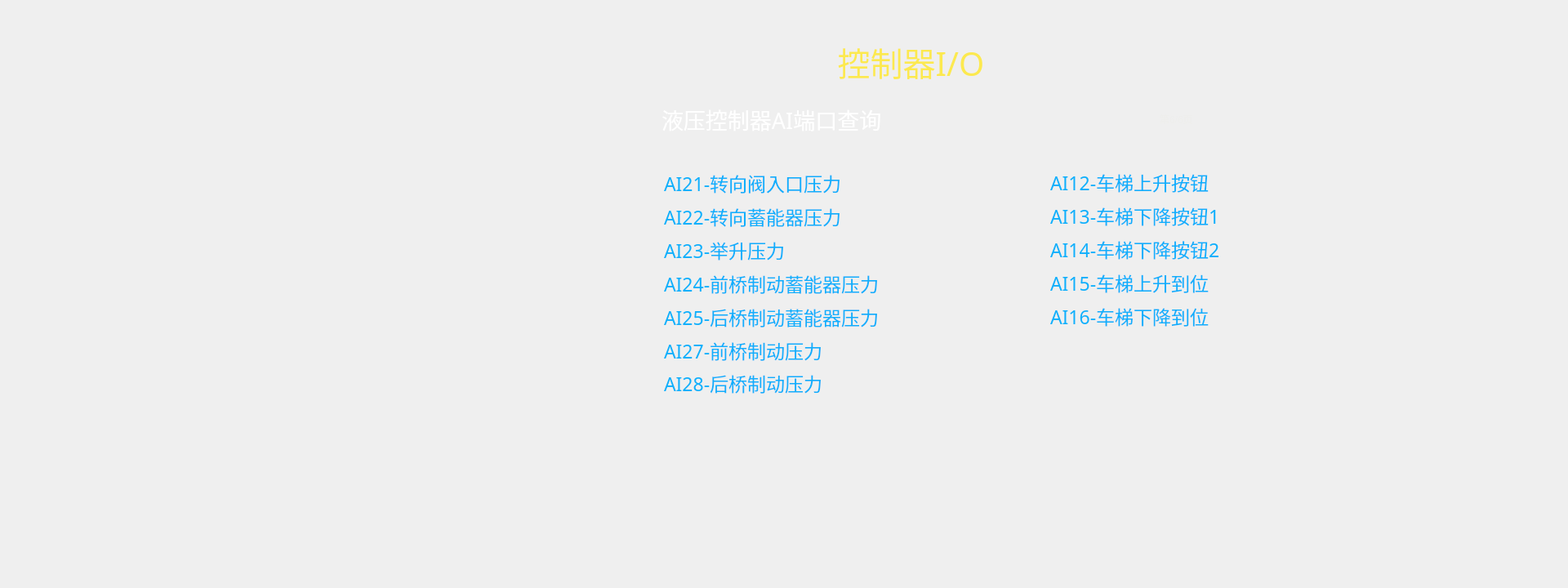
<?xml version="1.0" encoding="UTF-8"?>
<ui version="4.0">
 <class>FORM_ControlPort6</class>
 <widget class="QWidget" name="FORM_ControlPort6">
  <property name="geometry">
   <rect>
    <x>0</x>
    <y>0</y>
    <width>1920</width>
    <height>720</height>
   </rect>
  </property>
  <property name="windowTitle">
   <string>Form</string>
  </property>
  <property name="styleSheet">
   <string notr="true">/*background-image: url(:/pic_de260/bg_01.png);*/
QLabel{
color: rgb(15, 175, 252);
font: 17pt &quot;WenQuanYi Zen Hei&quot;;
}</string>
  </property>
  <widget class="QLabel" name="pageinfo">
   <property name="geometry">
    <rect>
     <x>1420</x>
     <y>130</y>
     <width>121</width>
     <height>31</height>
    </rect>
   </property>
   <property name="styleSheet">
    <string notr="true">color: rgb(238, 238, 236);
font: 20pt &quot;WenQuanYi Zen Hei&quot;;</string>
   </property>
   <property name="text">
    <string>第6/6页</string>
   </property>
  </widget>
  <widget class="QLabel" name="portinfo">
   <property name="geometry">
    <rect>
     <x>810</x>
     <y>130</y>
     <width>371</width>
     <height>31</height>
    </rect>
   </property>
   <property name="font">
    <font>
     <family>WenQuanYi Zen Hei</family>
     <pointsize>20</pointsize>
     <weight>50</weight>
     <italic>false</italic>
     <bold>false</bold>
    </font>
   </property>
   <property name="styleSheet">
    <string notr="true">font: 20pt &quot;WenQuanYi Zen Hei&quot;;
color: rgb(255, 255, 255);
</string>
   </property>
   <property name="text">
    <string>液压控制器AI端口查询</string>
   </property>
   <property name="alignment">
    <set>Qt::AlignLeading|Qt::AlignLeft|Qt::AlignVCenter</set>
   </property>
  </widget>
  <widget class="QLabel" name="label">
   <property name="geometry">
    <rect>
     <x>930</x>
     <y>50</y>
     <width>371</width>
     <height>51</height>
    </rect>
   </property>
   <property name="font">
    <font>
     <family>TakaoPGothic</family>
     <pointsize>30</pointsize>
     <weight>50</weight>
     <italic>false</italic>
     <bold>false</bold>
    </font>
   </property>
   <property name="styleSheet">
    <string notr="true">color: rgb(252, 233, 79);
font: 30pt &quot;TakaoPGothic&quot;;</string>
   </property>
   <property name="text">
    <string>控制器I/O</string>
   </property>
   <property name="alignment">
    <set>Qt::AlignCenter</set>
   </property>
  </widget>
  <widget class="QLabel" name="label_2">
   <property name="geometry">
    <rect>
     <x>1290</x>
     <y>50</y>
     <width>81</width>
     <height>51</height>
    </rect>
   </property>
   <property name="font">
    <font>
     <family>WenQuanYi Zen Hei</family>
     <pointsize>17</pointsize>
     <weight>50</weight>
     <italic>false</italic>
     <bold>false</bold>
    </font>
   </property>
   <property name="styleSheet">
    <string notr="true"/>
   </property>
   <property name="text">
    <string/>
   </property>
   <property name="pixmap">
    <pixmap resource="resources.qrc">:/ico_260/915.png</pixmap>
   </property>
   <property name="scaledContents">
    <bool>false</bool>
   </property>
   <property name="alignment">
    <set>Qt::AlignCenter</set>
   </property>
  </widget>
  <widget class="QLabel" name="text10_2">
   <property name="geometry">
    <rect>
     <x>1286</x>
     <y>288</y>
     <width>270</width>
     <height>35</height>
    </rect>
   </property>
   <property name="minimumSize">
    <size>
     <width>270</width>
     <height>35</height>
    </size>
   </property>
   <property name="font">
    <font>
     <family>WenQuanYi Zen Hei</family>
     <pointsize>17</pointsize>
     <weight>50</weight>
     <italic>false</italic>
     <bold>false</bold>
    </font>
   </property>
   <property name="styleSheet">
    <string notr="true"/>
   </property>
   <property name="text">
    <string>&lt;html&gt;&lt;head/&gt;&lt;body&gt;&lt;p&gt;AI14-车梯下降按钮2&lt;/p&gt;&lt;/body&gt;&lt;/html&gt;</string>
   </property>
   <property name="alignment">
    <set>Qt::AlignLeading|Qt::AlignLeft|Qt::AlignVCenter</set>
   </property>
  </widget>
  <widget class="QLabel" name="text10_4">
   <property name="geometry">
    <rect>
     <x>1286</x>
     <y>370</y>
     <width>270</width>
     <height>35</height>
    </rect>
   </property>
   <property name="minimumSize">
    <size>
     <width>270</width>
     <height>35</height>
    </size>
   </property>
   <property name="font">
    <font>
     <family>WenQuanYi Zen Hei</family>
     <pointsize>17</pointsize>
     <weight>50</weight>
     <italic>false</italic>
     <bold>false</bold>
    </font>
   </property>
   <property name="styleSheet">
    <string notr="true"/>
   </property>
   <property name="text">
    <string>&lt;html&gt;&lt;head/&gt;&lt;body&gt;&lt;p&gt;AI16-车梯下降到位&lt;/p&gt;&lt;/body&gt;&lt;/html&gt;</string>
   </property>
   <property name="alignment">
    <set>Qt::AlignLeading|Qt::AlignLeft|Qt::AlignVCenter</set>
   </property>
  </widget>
  <widget class="QLabel" name="light_20">
   <property name="geometry">
    <rect>
     <x>1562</x>
     <y>329</y>
     <width>30</width>
     <height>35</height>
    </rect>
   </property>
   <property name="minimumSize">
    <size>
     <width>0</width>
     <height>35</height>
    </size>
   </property>
   <property name="text">
    <string/>
   </property>
   <property name="pixmap">
    <pixmap resource="resources.qrc">:/pic_de260/ico_25.png</pixmap>
   </property>
   <property name="alignment">
    <set>Qt::AlignLeading|Qt::AlignLeft|Qt::AlignVCenter</set>
   </property>
  </widget>
  <widget class="QLabel" name="text10_3">
   <property name="geometry">
    <rect>
     <x>1286</x>
     <y>329</y>
     <width>270</width>
     <height>35</height>
    </rect>
   </property>
   <property name="minimumSize">
    <size>
     <width>270</width>
     <height>35</height>
    </size>
   </property>
   <property name="font">
    <font>
     <family>WenQuanYi Zen Hei</family>
     <pointsize>17</pointsize>
     <weight>50</weight>
     <italic>false</italic>
     <bold>false</bold>
    </font>
   </property>
   <property name="styleSheet">
    <string notr="true"/>
   </property>
   <property name="text">
    <string>&lt;html&gt;&lt;head/&gt;&lt;body&gt;&lt;p&gt;AI15-车梯上升到位&lt;/p&gt;&lt;/body&gt;&lt;/html&gt;</string>
   </property>
   <property name="alignment">
    <set>Qt::AlignLeading|Qt::AlignLeft|Qt::AlignVCenter</set>
   </property>
  </widget>
  <widget class="QLabel" name="text10">
   <property name="geometry">
    <rect>
     <x>1286</x>
     <y>247</y>
     <width>270</width>
     <height>35</height>
    </rect>
   </property>
   <property name="minimumSize">
    <size>
     <width>270</width>
     <height>35</height>
    </size>
   </property>
   <property name="font">
    <font>
     <family>WenQuanYi Zen Hei</family>
     <pointsize>17</pointsize>
     <weight>50</weight>
     <italic>false</italic>
     <bold>false</bold>
    </font>
   </property>
   <property name="styleSheet">
    <string notr="true"/>
   </property>
   <property name="text">
    <string>&lt;html&gt;&lt;head/&gt;&lt;body&gt;&lt;p&gt;AI13-车梯下降按钮1&lt;/p&gt;&lt;/body&gt;&lt;/html&gt;</string>
   </property>
   <property name="alignment">
    <set>Qt::AlignLeading|Qt::AlignLeft|Qt::AlignVCenter</set>
   </property>
  </widget>
  <widget class="QLabel" name="light_21">
   <property name="geometry">
    <rect>
     <x>1562</x>
     <y>370</y>
     <width>30</width>
     <height>35</height>
    </rect>
   </property>
   <property name="minimumSize">
    <size>
     <width>0</width>
     <height>35</height>
    </size>
   </property>
   <property name="text">
    <string/>
   </property>
   <property name="pixmap">
    <pixmap resource="resources.qrc">:/pic_de260/ico_25.png</pixmap>
   </property>
   <property name="alignment">
    <set>Qt::AlignLeading|Qt::AlignLeft|Qt::AlignVCenter</set>
   </property>
  </widget>
  <widget class="QLabel" name="light_19">
   <property name="geometry">
    <rect>
     <x>1562</x>
     <y>288</y>
     <width>30</width>
     <height>35</height>
    </rect>
   </property>
   <property name="minimumSize">
    <size>
     <width>0</width>
     <height>35</height>
    </size>
   </property>
   <property name="text">
    <string/>
   </property>
   <property name="pixmap">
    <pixmap resource="resources.qrc">:/pic_de260/ico_25.png</pixmap>
   </property>
   <property name="alignment">
    <set>Qt::AlignLeading|Qt::AlignLeft|Qt::AlignVCenter</set>
   </property>
  </widget>
  <widget class="QLabel" name="light_10">
   <property name="geometry">
    <rect>
     <x>1562</x>
     <y>247</y>
     <width>30</width>
     <height>35</height>
    </rect>
   </property>
   <property name="minimumSize">
    <size>
     <width>0</width>
     <height>35</height>
    </size>
   </property>
   <property name="text">
    <string/>
   </property>
   <property name="pixmap">
    <pixmap resource="resources.qrc">:/pic_de260/ico_25.png</pixmap>
   </property>
   <property name="alignment">
    <set>Qt::AlignLeading|Qt::AlignLeft|Qt::AlignVCenter</set>
   </property>
  </widget>
  <widget class="QLabel" name="text9_2">
   <property name="geometry">
    <rect>
     <x>1286</x>
     <y>206</y>
     <width>270</width>
     <height>35</height>
    </rect>
   </property>
   <property name="minimumSize">
    <size>
     <width>270</width>
     <height>35</height>
    </size>
   </property>
   <property name="font">
    <font>
     <family>WenQuanYi Zen Hei</family>
     <pointsize>17</pointsize>
     <weight>50</weight>
     <italic>false</italic>
     <bold>false</bold>
    </font>
   </property>
   <property name="styleSheet">
    <string notr="true"/>
   </property>
   <property name="text">
    <string>&lt;html&gt;&lt;head/&gt;&lt;body&gt;&lt;p&gt;AI12-车梯上升按钮&lt;/p&gt;&lt;/body&gt;&lt;/html&gt;</string>
   </property>
   <property name="alignment">
    <set>Qt::AlignLeading|Qt::AlignLeft|Qt::AlignVCenter</set>
   </property>
  </widget>
  <widget class="QLabel" name="light_18">
   <property name="geometry">
    <rect>
     <x>1562</x>
     <y>206</y>
     <width>30</width>
     <height>35</height>
    </rect>
   </property>
   <property name="minimumSize">
    <size>
     <width>0</width>
     <height>35</height>
    </size>
   </property>
   <property name="text">
    <string/>
   </property>
   <property name="pixmap">
    <pixmap resource="resources.qrc">:/pic_de260/ico_25.png</pixmap>
   </property>
   <property name="alignment">
    <set>Qt::AlignLeading|Qt::AlignLeft|Qt::AlignVCenter</set>
   </property>
  </widget>
  <widget class="QLabel" name="text2">
   <property name="geometry">
    <rect>
     <x>813</x>
     <y>247</y>
     <width>340</width>
     <height>35</height>
    </rect>
   </property>
   <property name="minimumSize">
    <size>
     <width>340</width>
     <height>35</height>
    </size>
   </property>
   <property name="font">
    <font>
     <family>WenQuanYi Zen Hei</family>
     <pointsize>17</pointsize>
     <weight>50</weight>
     <italic>false</italic>
     <bold>false</bold>
    </font>
   </property>
   <property name="styleSheet">
    <string notr="true"/>
   </property>
   <property name="text">
    <string>AI22-转向蓄能器压力</string>
   </property>
   <property name="alignment">
    <set>Qt::AlignLeading|Qt::AlignLeft|Qt::AlignVCenter</set>
   </property>
  </widget>
  <widget class="QLabel" name="text1">
   <property name="geometry">
    <rect>
     <x>813</x>
     <y>206</y>
     <width>340</width>
     <height>35</height>
    </rect>
   </property>
   <property name="minimumSize">
    <size>
     <width>340</width>
     <height>35</height>
    </size>
   </property>
   <property name="font">
    <font>
     <family>WenQuanYi Zen Hei</family>
     <pointsize>17</pointsize>
     <weight>50</weight>
     <italic>false</italic>
     <bold>false</bold>
    </font>
   </property>
   <property name="styleSheet">
    <string notr="true">
/*font: 15pt &quot;Ubuntu&quot;;*/</string>
   </property>
   <property name="text">
    <string>AI21-转向阀入口压力</string>
   </property>
   <property name="alignment">
    <set>Qt::AlignLeading|Qt::AlignLeft|Qt::AlignVCenter</set>
   </property>
  </widget>
  <widget class="QLabel" name="text3">
   <property name="geometry">
    <rect>
     <x>813</x>
     <y>288</y>
     <width>340</width>
     <height>35</height>
    </rect>
   </property>
   <property name="minimumSize">
    <size>
     <width>340</width>
     <height>35</height>
    </size>
   </property>
   <property name="font">
    <font>
     <family>WenQuanYi Zen Hei</family>
     <pointsize>17</pointsize>
     <weight>50</weight>
     <italic>false</italic>
     <bold>false</bold>
    </font>
   </property>
   <property name="styleSheet">
    <string notr="true"/>
   </property>
   <property name="text">
    <string>AI23-举升压力</string>
   </property>
   <property name="alignment">
    <set>Qt::AlignLeading|Qt::AlignLeft|Qt::AlignVCenter</set>
   </property>
  </widget>
  <widget class="QLabel" name="value_5">
   <property name="geometry">
    <rect>
     <x>1159</x>
     <y>370</y>
     <width>100</width>
     <height>35</height>
    </rect>
   </property>
   <property name="minimumSize">
    <size>
     <width>100</width>
     <height>35</height>
    </size>
   </property>
   <property name="styleSheet">
    <string notr="true">color: rgb(115, 210, 22);</string>
   </property>
   <property name="text">
    <string/>
   </property>
   <property name="alignment">
    <set>Qt::AlignCenter</set>
   </property>
  </widget>
  <widget class="QLabel" name="value_3">
   <property name="geometry">
    <rect>
     <x>1159</x>
     <y>288</y>
     <width>100</width>
     <height>35</height>
    </rect>
   </property>
   <property name="minimumSize">
    <size>
     <width>100</width>
     <height>35</height>
    </size>
   </property>
   <property name="styleSheet">
    <string notr="true">color: rgb(115, 210, 22);</string>
   </property>
   <property name="text">
    <string/>
   </property>
   <property name="alignment">
    <set>Qt::AlignCenter</set>
   </property>
  </widget>
  <widget class="QLabel" name="text7">
   <property name="geometry">
    <rect>
     <x>813</x>
     <y>452</y>
     <width>340</width>
     <height>35</height>
    </rect>
   </property>
   <property name="minimumSize">
    <size>
     <width>340</width>
     <height>35</height>
    </size>
   </property>
   <property name="font">
    <font>
     <family>WenQuanYi Zen Hei</family>
     <pointsize>17</pointsize>
     <weight>50</weight>
     <italic>false</italic>
     <bold>false</bold>
    </font>
   </property>
   <property name="styleSheet">
    <string notr="true"/>
   </property>
   <property name="text">
    <string>&lt;html&gt;&lt;head/&gt;&lt;body&gt;&lt;p&gt;AI28-后桥制动压力&lt;/p&gt;&lt;/body&gt;&lt;/html&gt;</string>
   </property>
   <property name="alignment">
    <set>Qt::AlignLeading|Qt::AlignLeft|Qt::AlignVCenter</set>
   </property>
  </widget>
  <widget class="QLabel" name="value_7">
   <property name="geometry">
    <rect>
     <x>1159</x>
     <y>452</y>
     <width>100</width>
     <height>35</height>
    </rect>
   </property>
   <property name="minimumSize">
    <size>
     <width>100</width>
     <height>35</height>
    </size>
   </property>
   <property name="styleSheet">
    <string notr="true">color: rgb(115, 210, 22);</string>
   </property>
   <property name="text">
    <string/>
   </property>
   <property name="alignment">
    <set>Qt::AlignCenter</set>
   </property>
  </widget>
  <widget class="QLabel" name="value_1">
   <property name="geometry">
    <rect>
     <x>1159</x>
     <y>206</y>
     <width>100</width>
     <height>35</height>
    </rect>
   </property>
   <property name="minimumSize">
    <size>
     <width>100</width>
     <height>35</height>
    </size>
   </property>
   <property name="styleSheet">
    <string notr="true">color: rgb(115, 210, 22);</string>
   </property>
   <property name="text">
    <string/>
   </property>
   <property name="alignment">
    <set>Qt::AlignCenter</set>
   </property>
  </widget>
  <widget class="QLabel" name="value_2">
   <property name="geometry">
    <rect>
     <x>1159</x>
     <y>247</y>
     <width>100</width>
     <height>35</height>
    </rect>
   </property>
   <property name="minimumSize">
    <size>
     <width>100</width>
     <height>35</height>
    </size>
   </property>
   <property name="styleSheet">
    <string notr="true">color: rgb(115, 210, 22);</string>
   </property>
   <property name="text">
    <string/>
   </property>
   <property name="alignment">
    <set>Qt::AlignCenter</set>
   </property>
  </widget>
  <widget class="QLabel" name="text6">
   <property name="geometry">
    <rect>
     <x>813</x>
     <y>411</y>
     <width>340</width>
     <height>35</height>
    </rect>
   </property>
   <property name="minimumSize">
    <size>
     <width>340</width>
     <height>35</height>
    </size>
   </property>
   <property name="font">
    <font>
     <family>WenQuanYi Zen Hei</family>
     <pointsize>17</pointsize>
     <weight>50</weight>
     <italic>false</italic>
     <bold>false</bold>
    </font>
   </property>
   <property name="styleSheet">
    <string notr="true"/>
   </property>
   <property name="text">
    <string>AI27-前桥制动压力</string>
   </property>
   <property name="alignment">
    <set>Qt::AlignLeading|Qt::AlignLeft|Qt::AlignVCenter</set>
   </property>
  </widget>
  <widget class="QLabel" name="text5">
   <property name="geometry">
    <rect>
     <x>813</x>
     <y>370</y>
     <width>340</width>
     <height>35</height>
    </rect>
   </property>
   <property name="minimumSize">
    <size>
     <width>340</width>
     <height>35</height>
    </size>
   </property>
   <property name="font">
    <font>
     <family>WenQuanYi Zen Hei</family>
     <pointsize>17</pointsize>
     <weight>50</weight>
     <italic>false</italic>
     <bold>false</bold>
    </font>
   </property>
   <property name="styleSheet">
    <string notr="true"/>
   </property>
   <property name="text">
    <string>AI25-后桥制动蓄能器压力</string>
   </property>
   <property name="alignment">
    <set>Qt::AlignLeading|Qt::AlignLeft|Qt::AlignVCenter</set>
   </property>
  </widget>
  <widget class="QLabel" name="text4">
   <property name="geometry">
    <rect>
     <x>813</x>
     <y>329</y>
     <width>340</width>
     <height>35</height>
    </rect>
   </property>
   <property name="minimumSize">
    <size>
     <width>340</width>
     <height>35</height>
    </size>
   </property>
   <property name="font">
    <font>
     <family>WenQuanYi Zen Hei</family>
     <pointsize>17</pointsize>
     <weight>50</weight>
     <italic>false</italic>
     <bold>false</bold>
    </font>
   </property>
   <property name="styleSheet">
    <string notr="true"/>
   </property>
   <property name="text">
    <string>AI24-前桥制动蓄能器压力</string>
   </property>
   <property name="alignment">
    <set>Qt::AlignLeading|Qt::AlignLeft|Qt::AlignVCenter</set>
   </property>
  </widget>
  <widget class="QLabel" name="value_4">
   <property name="geometry">
    <rect>
     <x>1159</x>
     <y>329</y>
     <width>100</width>
     <height>35</height>
    </rect>
   </property>
   <property name="minimumSize">
    <size>
     <width>100</width>
     <height>35</height>
    </size>
   </property>
   <property name="styleSheet">
    <string notr="true">color: rgb(115, 210, 22);</string>
   </property>
   <property name="text">
    <string/>
   </property>
   <property name="alignment">
    <set>Qt::AlignCenter</set>
   </property>
  </widget>
  <widget class="QLabel" name="value_6">
   <property name="geometry">
    <rect>
     <x>1159</x>
     <y>411</y>
     <width>100</width>
     <height>35</height>
    </rect>
   </property>
   <property name="minimumSize">
    <size>
     <width>100</width>
     <height>35</height>
    </size>
   </property>
   <property name="styleSheet">
    <string notr="true">color: rgb(115, 210, 22);</string>
   </property>
   <property name="text">
    <string/>
   </property>
   <property name="alignment">
    <set>Qt::AlignCenter</set>
   </property>
  </widget>
 </widget>
 <resources>
  <include location="resources.qrc"/>
 </resources>
 <connections/>
</ui>
